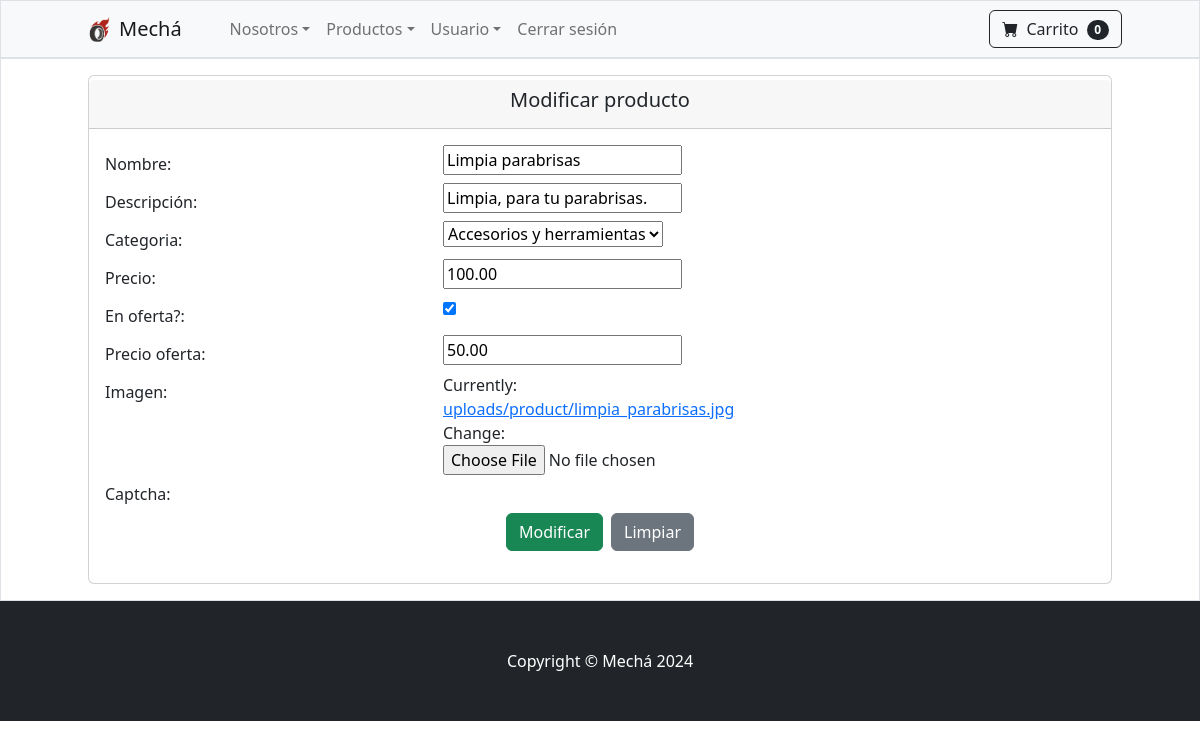
Screenshot of /productos/crud/update/1/ (signed in) with the database file from the repository.
### tienda/models.py (models this page shows, shortened)
class Producto(models.Model):
    nombre = models.CharField(max_length=100)
    precio = models.DecimalField(default=0, decimal_places=2, max_digits=6)
    precio_base = models.DecimalField(max_digits=10, decimal_places=2, default=10)
    multiplicador = models.PositiveIntegerField(default=1)
    precio_final = models.DecimalField(max_digits=10, decimal_places=2, default=0)
    categoria = models.ForeignKey(Categoria, on_delete=models.CASCADE, default=1)
    descripcion = models.CharField(max_length=250, default='', blank=True, null= True)
    imagen = models.ImageField(upload_to='uploads/product/')
    is_oferta = models.BooleanField(default=False)
    oferta_precio = models.DecimalField(default=0, decimal_places=2, max_digits=6)
    class Meta:
        verbose_name_plural = 'Productos'

### tienda/views.py (the view, shortened to what this page needs)
# urls.py: path('productos/crud/update/<id>/', views.productosupdate, name="productosupdate"),
@permission_required('core.change_servicio')
def productosupdate(request, id):
    producto = Producto.objects.get(id=id)
    aux = {
            'form' : ProductoForm(instance = producto)
    }
    return render(request, 'tienda/productos/crud/update.html', aux)

### tienda/forms.py
class ProductoForm(ModelForm):
    class Meta:
        model = Producto
        fields = '__all__'

### carro/carro.py (called while the page is built)
    def __len__(self):
        return len(self.carro)

### carro/context_processors.py (called while the page is built)
def carro(request):
    return{'carro': Carro(request)}

### tienda/models.py (called while the page is built)
    def __str__(self):
        return self.nombre

### tienda/templates/tienda/productos/crud/update.html (shortened to what this page needs)
{% extends 'base.html' %}
{% block content %}
<div class="d-flex justify-content-center p-3 text-primary-emphasis bg-dark-subtle border border-dark-subtle">
    <div class="card" style="width: 64rem;">
        <div class="card-header d-flex justify-content-center mt-1">
            <h5>Modificar producto</h5>
        </div>
        <div class="card-body">
            <form action="" method="POST" style="margin: 0 auto;" enctype="multipart/form-data">
                <div class="form-group row">
                    <label for="id_nombre" class="col-sm-4 col-form-label">Nombre:</label>
                    <div class="col-sm-4">
                        {{ form.nombre }}
                    </div>
                </div>
                <div class="form-group row">
                    <label for="id_nombre" class="col-sm-4 col-form-label">Descripción:</label>
                    <div class="col-sm-4">
                        {{ form.descripcion }}
                    </div>
                </div>
                <div class="form-group row">
                    <label for="id_nombre" class="col-sm-4 col-form-label">Categoria:</label>
                    <div class="col-sm-4">
                        {{ form.categoria }}
                    </div>
                </div>
                <div class="form-group row">
                    <label for="id_nombre" class="col-sm-4 col-form-label">Precio:</label>
                    <div class="col-sm-4">
                        {{ form.precio }}
                    </div>
                </div>
                <div class="form-group row">
                    <label for="id_nombre" class="col-sm-4 col-form-label">En oferta?:</label>
                    <div class="col-sm-4">
                        {{ form.is_oferta }}
                    </div>
                </div>
                <div class="form-group row">
                    <label for="id_nombre" class="col-sm-4 col-form-label">Precio oferta:</label>
                    <div class="col-sm-4">
                        {{ form.oferta_precio }}
                    </div>
                </div>
                <div class="form-group row">
                    <label for="id_nombre" class="col-sm-4 col-form-label">Imagen:</label>
                    <div class="col-sm-4">
                        {{ form.imagen }}
                    </div>
                </div>
                <div class="form-group row">
                    <label for="id_nombre" class="col-sm-4 col-form-label">Captcha:</label>
                    <div class="col-sm-4">
                    </div>
                </div>
                <div class="d-flex justify-content-center">
                    <input type="submit" value="Modificar" class="btn btn-success mx-1">
                    <input type="reset" value="Limpiar" class="btn btn-secondary mx-1">
                </div>
            </form>
        </div>
    </div>
</div>
{% endblock %}

### rows the page displays
Producto: nombre "Limpia parabrisas", descripcion "Limpia, para tu parabrisas.", categoria "Accesorios y herramientas", precio "100.00", is_oferta "☑", oferta_precio "50.00"

### other values shown
{{ carro | length }} "0"
